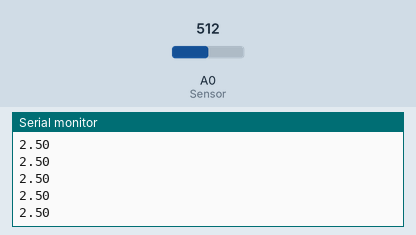
Simulated run of this sketch. Board: Arduino Uno, built with avr-gcc and run on an emulated ATmega328P. On the bench: the last lines printed to the serial monitor. Inputs (shaded band) come from the test bench; at power-on: A0 (Sensor) = 512.

Above: at 1.2 s.
1.3 s: A0 (Sensor) set to 716
At 2.0 s:
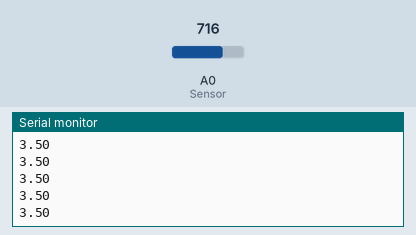
2.8 s: A0 (Sensor) set to 900
At 3.4 s:
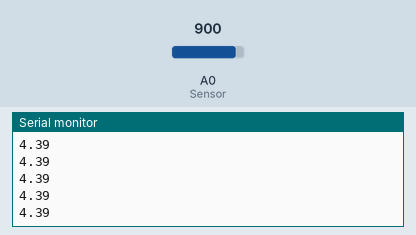
Timing chart, 0 to 5.8 s (numbered marks = the images above; inputs shaded):
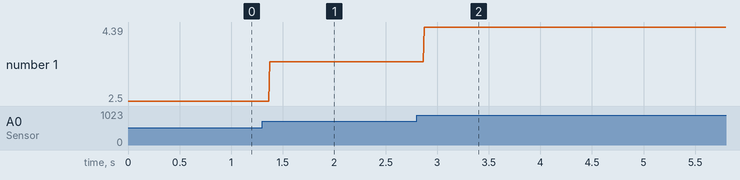

The sketch:

serial_plot.ino
```cpp
int Sensor= A0;
double sensorValue;

void setup() {
  // put your setup code here, to run once:
  Serial.begin(9600);
}

void loop() {
  // put your main code here, to run repeatedly:
  sensorValue = 5.0*(analogRead(Sensor)/1024.0);
  Serial.println(sensorValue);
}
```

Measured:
- after the input at 1.3 s, the serial monitor: prints a new line after 0.07 s (image 1)
- after the input at 2.8 s, the serial monitor: prints a new line after 0.07 s (image 2)
- plotted number 1: 2.5 → 3.5 after the input at 1.3 s, 3.5 → 4.39 after the input at 2.8 s
